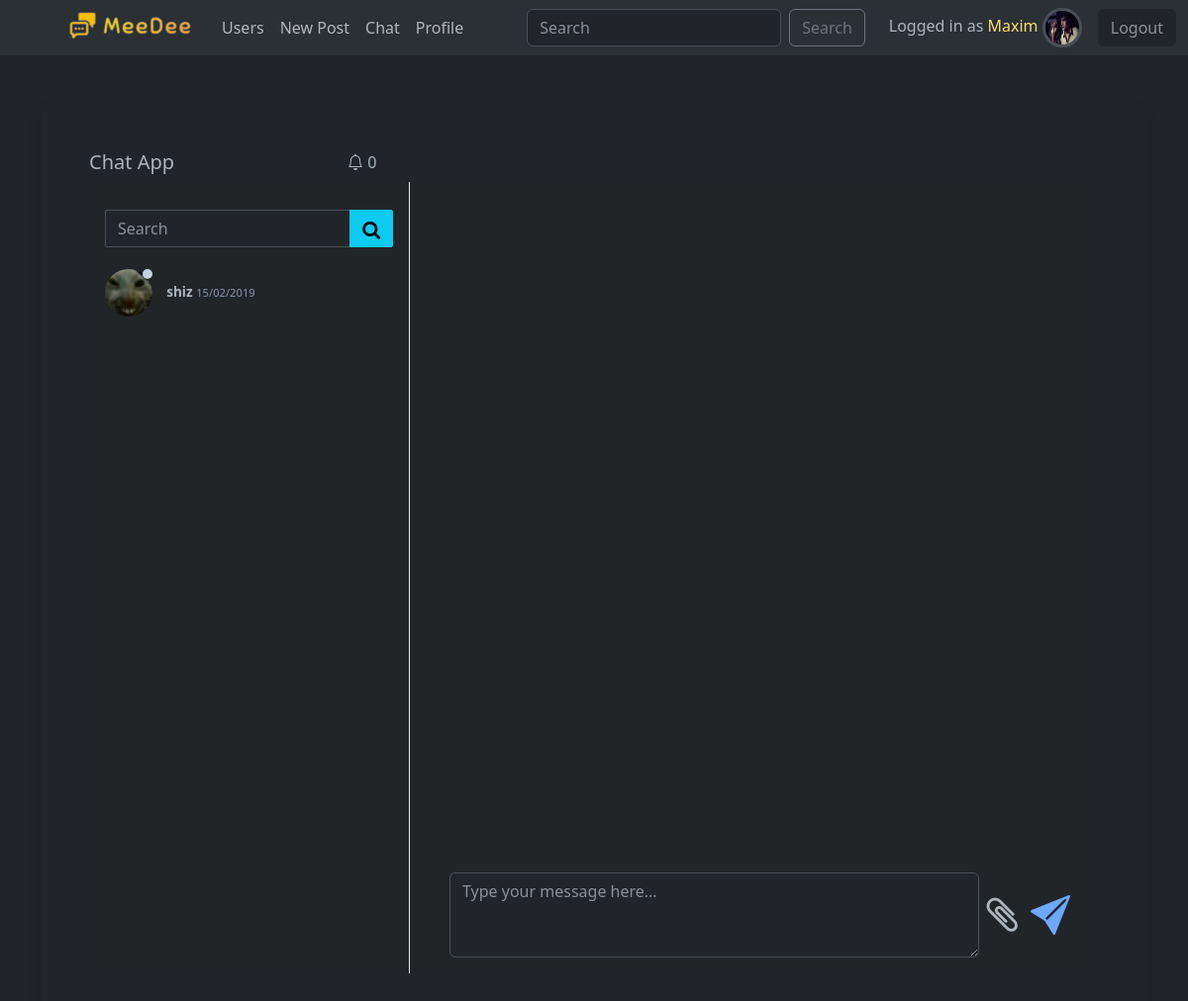
Before: /chat/ (signed in) with the older database file.
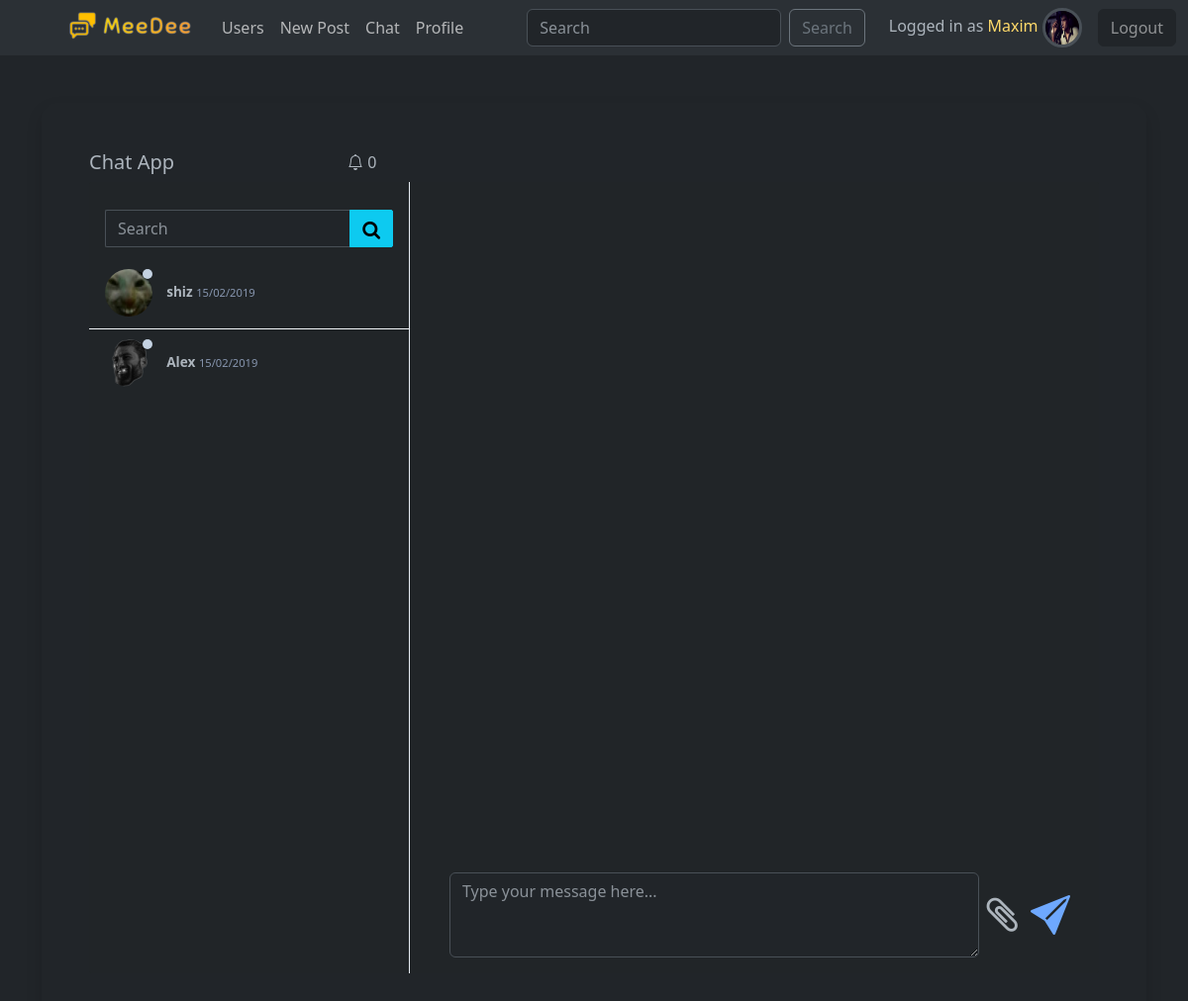
After: the same page with the newer database file.
### social/models.py (models this page shows, shortened)
class User(AbstractUser):
    friends = models.ManyToManyField("User", blank=True)
    username = models.CharField(max_length=12)
    email = models.EmailField(unique=True)
    bio = models.TextField(max_length=300, blank=True)
    avatar = models.ImageField(upload_to="images", default="no-avatar.png")
    date_of_birth = models.DateField(null=True, blank=True)
    online_status = models.BooleanField(default=False)
    USERNAME_FIELD = "email"
    REQUIRED_FIELDS = ["username"]

### chat/views.py (the view)
# urls.py: path("", views.index, name="chats"),
@login_required
def index(request):
    users = request.user.friends.all()
    unread = ChatNotification.objects.filter(Q(user=request.user)&Q(is_seen=False)).count()
    return render(request, "chat/index.html", {"users": users, "unread": unread})

### chat/templates/chat/index.html (shortened to what this page needs)
{% extends "base.html" %}
{% load static %}
{% block links %}
    <link href="https://maxcdn.bootstrapcdn.com/font-awesome/4.3.0/css/font-awesome.min.css" rel="stylesheet">
    <link rel="stylesheet" href="{% static 'chat/css/chat_style.css' %}">
{% endblock %}
{% block body %}
<div class="container mt-5">
    <div class="modal-content  rounded-4 shadow p-5" style='min-height: 100vh;'>
    <div class="page-title">
        <div class="row gutters">
            <div class="col-xl-3 col-lg-3 col-md-3 col-sm-12 col-12">
                <h5 class="title">Chat App</h5>
            </div>
            <div class="col-xl-1 col-lg-1 col-md-1 col-sm-12 col-12">
                <i class="bi bi-bell"></i>
                <span id="count_badge">{{ unread }}</span>
            </div>
            <div class="col-xl-8 col-lg-8 col-md-8 col-sm-12 col-12"> </div>
        </div>
    </div>
    <div class="content-wrapper">
        <div class="row gutters">
            <div class="col-xl-12 col-lg-12 col-md-12 col-sm-12 col-12">
                <div class="card m-0">
                    <div class="row no-gutters">
                        <div class="col-xl-4 col-lg-4 col-md-4 col-sm-3 col-3">
                            <div class="users-container">
                                <div class="chat-search-box">
                                    <div class="input-group">
                                        <input class="form-control" placeholder="Search">
                                        <div class="input-group-btn">
                                            <button type="button" class="btn btn-info">
                                                <i class="fa fa-search"></i>
                                            </button>
                                        </div>
                                    </div>
                                </div>
                                <ul class="users">
                                    {% for user in users %}
                                    <li class="person" data-chat="person1">
                                        <a href="{% url 'chat:room' username=user.username %}" class="stretched-link text-decoration-none text-body">
                                            <div class="user">
                                                <img src="{{ user.avatar.url }}" alt="">
                                                <span id="{{ user.username }}_status" class="status {% if user.online_status %}online{% else %}offline{% endif %}"></span>
                                            </div>
                                            <p class="name-time">
                                                <span class="name">{{ user.username }}</span>
                                                <span class="time">15/02/2019</span>
                                            </p>
                                        </a>
                                    </li>
                                    {% endfor %}
                                </ul>
                            </div>
                        </div>
                        <div class="col-xl-8 col-lg-8 col-md-8 col-sm-9 col-9">
                            <div class="chat-container d-flex flex-column">
                                <div class="mt-auto form-group mb-0 d-flex">
                                    <textarea class="form-control" rows="3" placeholder="Type your message here..." id="chat-message-input"></textarea>
                                    <i class="fa fa-paperclip attachment fs-1 align-self-center ms-2" aria-hidden="true"></i>
                                    <button id="chat-message-submit" class="submit btn btn-link">
                                        <i class="bi bi-send-fill fs-1" aria-hidden="true"></i>
                                    </button>
                                </div>
                            </div>
                        </div>
                    </div>
                </div>
            </div>
        </div>
        </div>
    </div>
    </div>
{% endblock %}

Changed rows visible on the page:
now on this page (row edited): User: avatar (picture), online_status False (drawn), username "Alex"
